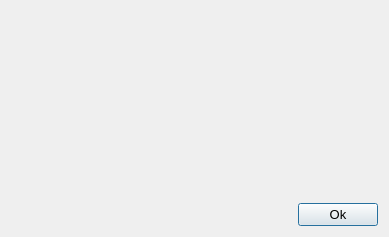
<?xml version="1.0" encoding="UTF-8"?>
<ui version="4.0">
 <class>nonValidEntryDialog</class>
 <widget class="QDialog" name="nonValidEntryDialog">
  <property name="geometry">
   <rect>
    <x>0</x>
    <y>0</y>
    <width>389</width>
    <height>237</height>
   </rect>
  </property>
  <property name="font">
   <font>
    <family>Arial</family>
    <pointsize>10</pointsize>
   </font>
  </property>
  <property name="windowTitle">
   <string>Ungültige Eingabe</string>
  </property>
  <property name="windowIcon">
   <iconset resource="resources.qrc">
    <normaloff>:/logos/logo_oceancare_2.png</normaloff>:/logos/logo_oceancare_2.png</iconset>
  </property>
  <layout class="QVBoxLayout" name="verticalLayout">
   <item>
    <spacer name="verticalSpacer">
     <property name="orientation">
      <enum>Qt::Vertical</enum>
     </property>
     <property name="sizeHint" stdset="0">
      <size>
       <width>20</width>
       <height>108</height>
      </size>
     </property>
    </spacer>
   </item>
   <item>
    <widget class="QLabel" name="labelNonValidEntries">
     <property name="font">
      <font>
       <family>Arial</family>
       <pointsize>10</pointsize>
      </font>
     </property>
     <property name="text">
      <string/>
     </property>
     <property name="wordWrap">
      <bool>true</bool>
     </property>
    </widget>
   </item>
   <item>
    <spacer name="verticalSpacer_2">
     <property name="orientation">
      <enum>Qt::Vertical</enum>
     </property>
     <property name="sizeHint" stdset="0">
      <size>
       <width>20</width>
       <height>108</height>
      </size>
     </property>
    </spacer>
   </item>
   <item>
    <layout class="QHBoxLayout" name="horizontalLayout">
     <item>
      <spacer name="horizontalSpacer">
       <property name="orientation">
        <enum>Qt::Horizontal</enum>
       </property>
       <property name="sizeHint" stdset="0">
        <size>
         <width>40</width>
         <height>20</height>
        </size>
       </property>
      </spacer>
     </item>
     <item>
      <widget class="QPushButton" name="pushButtonOk">
       <property name="font">
        <font>
         <family>Arial</family>
         <pointsize>10</pointsize>
        </font>
       </property>
       <property name="text">
        <string>Ok</string>
       </property>
      </widget>
     </item>
    </layout>
   </item>
  </layout>
 </widget>
 <resources>
  <include location="resources.qrc"/>
 </resources>
 <connections/>
</ui>
